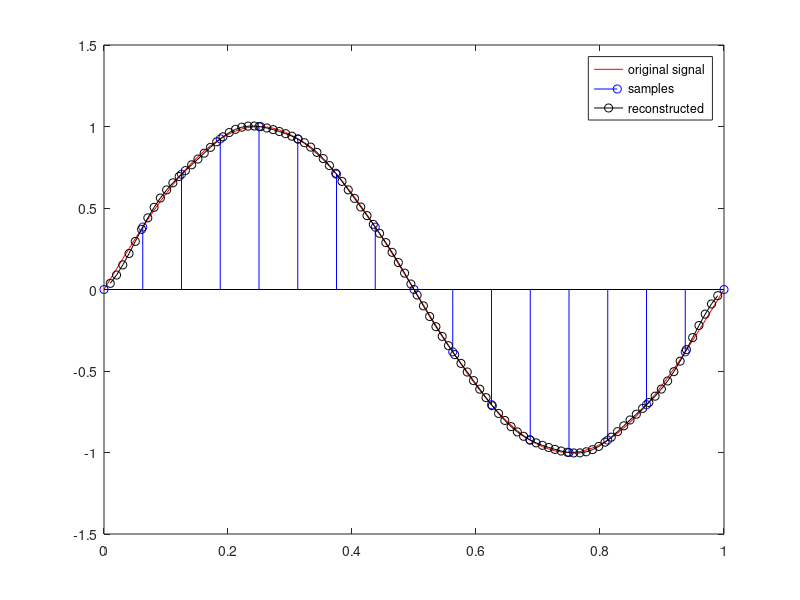
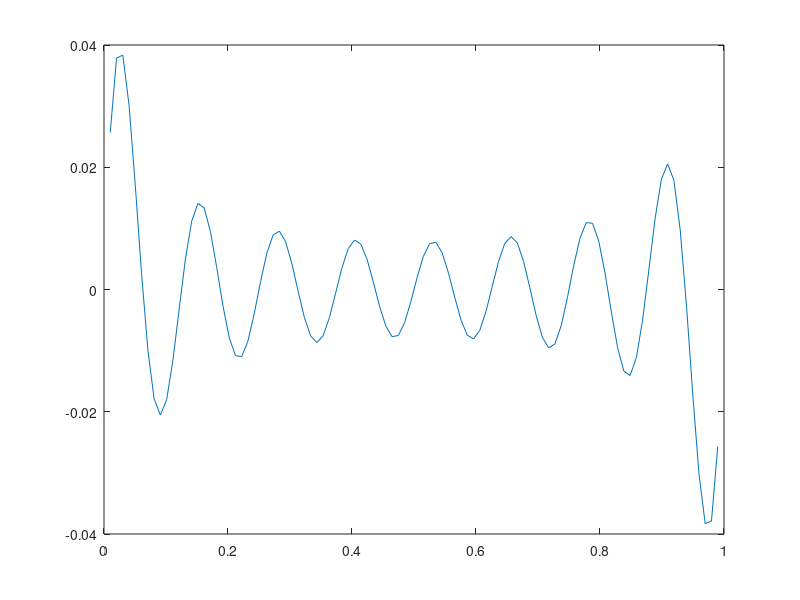

Here is the MATLAB script that generated these plots, in order:
f=1;
T=1/f;
mysignal = @(t) sin(2*pi*f*t);

f_s=16*f; % sampling rate
T_s=1/f_s; % sampling period
t=0:T_s:T; % times at which mysignal is sampled 
t1=linspace(0,T,100); % times to plot mysignal "continuosly"

% plot mysgnal as a "continuos" signal
hold off;
plot(t1,mysignal(t1),'r')
hold on;

function y = Whittaker_Shannon_interpolation(samples,T_s,t)
% samples are the samples of the original signal;
% T_s is sampling period;
% t are the times at which interpolate the original signal;
% y are the interpolated values (reconstructed) of the original signal at times t.
  y = zeros(1,length(t));
  normalized_sinc = @(x) sin(pi*x)./(pi*x);
  for k = 1:1:length(samples)
    % https://en.wikipedia.org/wiki/Whittaker%E2%80%93Shannon_interpolation_formula
    % the above formula uses so called "normalized sinc", i.e. sin(pi*x)/(pi*x)
    y+=samples(k)*normalized_sinc((t-(k-1)*T_s)/T_s);
  endfor
endfunction

samples=mysignal(t);
stem(t,samples,'b')
hold on;

y=Whittaker_Shannon_interpolation(samples,T_s,t1);
plot(t1,y,'k-o')

legend('original signal','samples','reconstructed')

figure
plot(t1,mysignal(t1)-y)